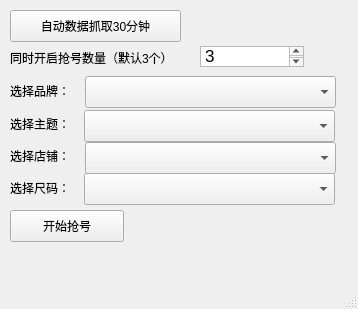
<?xml version="1.0" encoding="UTF-8"?>
<ui version="4.0">
 <class>MainWindow</class>
 <widget class="QMainWindow" name="MainWindow">
  <property name="geometry">
   <rect>
    <x>0</x>
    <y>0</y>
    <width>358</width>
    <height>309</height>
   </rect>
  </property>
  <property name="windowTitle">
   <string>MainWindow</string>
  </property>
  <widget class="QWidget" name="centralwidget">
   <widget class="QPushButton" name="pushButton">
    <property name="geometry">
     <rect>
      <x>10</x>
      <y>10</y>
      <width>171</width>
      <height>32</height>
     </rect>
    </property>
    <property name="text">
     <string>自动数据抓取30分钟</string>
    </property>
   </widget>
   <widget class="QLabel" name="label">
    <property name="geometry">
     <rect>
      <x>10</x>
      <y>50</y>
      <width>181</width>
      <height>16</height>
     </rect>
    </property>
    <property name="text">
     <string>同时开启抢号数量（默认3个）</string>
    </property>
   </widget>
   <widget class="QTextEdit" name="textEdit">
    <property name="geometry">
     <rect>
      <x>200</x>
      <y>46</y>
      <width>104</width>
      <height>21</height>
     </rect>
    </property>
    <property name="html">
     <string>&lt;!DOCTYPE HTML PUBLIC &quot;-//W3C//DTD HTML 4.0//EN&quot; &quot;http://www.w3.org/TR/REC-html40/strict.dtd&quot;&gt;
&lt;html&gt;&lt;head&gt;&lt;meta name=&quot;qrichtext&quot; content=&quot;1&quot; /&gt;&lt;style type=&quot;text/css&quot;&gt;
p, li { white-space: pre-wrap; }
&lt;/style&gt;&lt;/head&gt;&lt;body style=&quot; font-family:'.SF NS Text'; font-size:13pt; font-weight:400; font-style:normal;&quot;&gt;
&lt;p style=&quot; margin-top:0px; margin-bottom:0px; margin-left:0px; margin-right:0px; -qt-block-indent:0; text-indent:0px;&quot;&gt;3&lt;/p&gt;&lt;/body&gt;&lt;/html&gt;</string>
    </property>
   </widget>
   <widget class="QComboBox" name="comboBox">
    <property name="geometry">
     <rect>
      <x>85</x>
      <y>76</y>
      <width>251</width>
      <height>32</height>
     </rect>
    </property>
   </widget>
   <widget class="QLabel" name="label_2">
    <property name="geometry">
     <rect>
      <x>10</x>
      <y>80</y>
      <width>71</width>
      <height>21</height>
     </rect>
    </property>
    <property name="text">
     <string>选择品牌：</string>
    </property>
   </widget>
   <widget class="QLabel" name="label_3">
    <property name="geometry">
     <rect>
      <x>10</x>
      <y>116</y>
      <width>71</width>
      <height>16</height>
     </rect>
    </property>
    <property name="text">
     <string>选择主题：</string>
    </property>
   </widget>
   <widget class="QLabel" name="label_4">
    <property name="geometry">
     <rect>
      <x>10</x>
      <y>148</y>
      <width>71</width>
      <height>16</height>
     </rect>
    </property>
    <property name="text">
     <string>选择店铺：</string>
    </property>
   </widget>
   <widget class="QPushButton" name="pushButton_2">
    <property name="geometry">
     <rect>
      <x>10</x>
      <y>210</y>
      <width>114</width>
      <height>32</height>
     </rect>
    </property>
    <property name="text">
     <string>开始抢号</string>
    </property>
   </widget>
   <widget class="QLabel" name="label_5">
    <property name="geometry">
     <rect>
      <x>10</x>
      <y>180</y>
      <width>71</width>
      <height>16</height>
     </rect>
    </property>
    <property name="text">
     <string>选择尺码：</string>
    </property>
   </widget>
   <widget class="QComboBox" name="comboBox_2">
    <property name="geometry">
     <rect>
      <x>84</x>
      <y>110</y>
      <width>251</width>
      <height>32</height>
     </rect>
    </property>
   </widget>
   <widget class="QComboBox" name="comboBox_3">
    <property name="geometry">
     <rect>
      <x>85</x>
      <y>142</y>
      <width>251</width>
      <height>32</height>
     </rect>
    </property>
   </widget>
   <widget class="QComboBox" name="comboBox_4">
    <property name="geometry">
     <rect>
      <x>84</x>
      <y>173</y>
      <width>251</width>
      <height>32</height>
     </rect>
    </property>
   </widget>
  </widget>
  <widget class="QMenuBar" name="menubar">
   <property name="geometry">
    <rect>
     <x>0</x>
     <y>0</y>
     <width>358</width>
     <height>22</height>
    </rect>
   </property>
  </widget>
  <widget class="QStatusBar" name="statusbar"/>
 </widget>
 <resources/>
 <connections/>
</ui>
